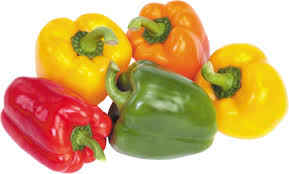
#> input picture peppers.jpeg, 289 x 174 px
$ jupyter execute prg3.ipynb
#> lines starting #> are read from the running program, lines starting #| are printed output that depends on the picture
[cell 1]
import cv2
import numpy as np
import matplotlib.pyplot as plt

# 1. Read an in-built grayscale image

img = cv2.imread(cv2.samples.findFile('peppers.jpeg'), cv2.IMREAD_GRAYSCALE)
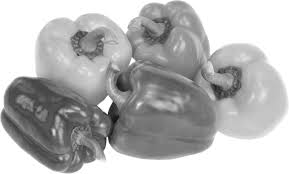
#> img: shape (174, 289); min 12, max 255, mean 180.4

if img is None:
    raise FileNotFoundError("Image not found. Replace 'lena.jpg' with your own image path (e.g., 'cameraman.tif').")

plt.figure(figsize=(12, 8))

plt.subplot(2, 3, 1)
plt.imshow(img, cmap='gray')
plt.title('Original Image')
plt.axis('off')

# Translation
tx, ty = 50, 30  # shift by (50, 30)
M_translate = np.float32([[1, 0, tx],
                          [0, 1, ty]])
translated = cv2.warpAffine(img, M_translate, (img.shape[1] + tx, img.shape[0] + ty))
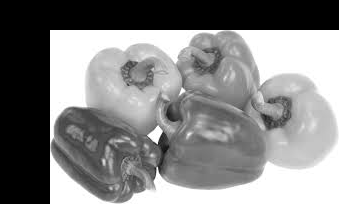
#> translated: shape (204, 339); min 0, max 255, mean 131.2
plt.subplot(2, 3, 2)
plt.imshow(translated, cmap='gray')
plt.title(f'Translation ({tx},{ty})')
plt.axis('off')

# Rotation
angle = 30
M_rotate = cv2.getRotationMatrix2D((img.shape[1]//2, img.shape[0]//2), angle, 1)
rotated = cv2.warpAffine(img, M_rotate, (img.shape[1], img.shape[0]))
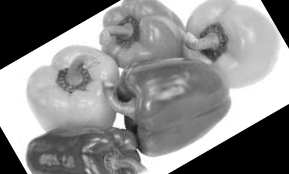
#> rotated: shape (174, 289); min 0, max 255, mean 138.5
plt.subplot(2, 3, 3)
plt.imshow(rotated, cmap='gray')
plt.title(f'Rotation ({angle}°)')
plt.axis('off')

# Scaling
scale_factor = 1.5
scaled = cv2.resize(img, None, fx=scale_factor, fy=scale_factor, interpolation=cv2.INTER_LINEAR)
plt.subplot(2, 3, 4)
plt.imshow(scaled, cmap='gray')
plt.title(f'Scaling ({scale_factor}x)')
plt.axis('off')

# Affine Transformation (Shearing)
rows, cols = img.shape
#> rows = 174; cols = 289
pts1 = np.float32([[50, 50], [200, 50], [50, 200]])
pts2 = np.float32([[10, 100], [200, 50], [100, 250]])
M_affine = cv2.getAffineTransform(pts1, pts2)
affine_img = cv2.warpAffine(img, M_affine, (cols, rows))
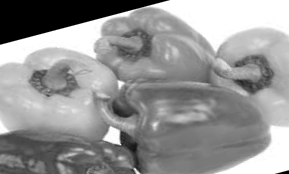
#> affine_img: shape (174, 289); min 0, max 255, mean 149
plt.subplot(2, 3, 5)
plt.imshow(affine_img, cmap='gray')
plt.title('Affine Transformation')
plt.axis('off')

#Projective Transformation
h, w = img.shape
#> h = 174; w = 289
input_pts = np.float32([[0, 0], [w-1, 0], [w-1, h-1], [0, h-1]])
#> input_pts = [[0, 0], [288, 0], [288, 173], [0, 173]]
output_pts = np.float32([[0, 0], [w-50, 50], [w-30, h-20], [30, h-1]])
M_proj = cv2.getPerspectiveTransform(input_pts, output_pts)
projective_img = cv2.warpPerspective(img, M_proj, (w, h))
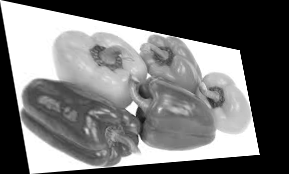
#> projective_img: shape (174, 289); min 0, max 255, mean 113.9
plt.subplot(2, 3, 6)
plt.imshow(projective_img, cmap='gray')
plt.title('Projective Transformation')
plt.axis('off')

plt.tight_layout()
plt.show()
